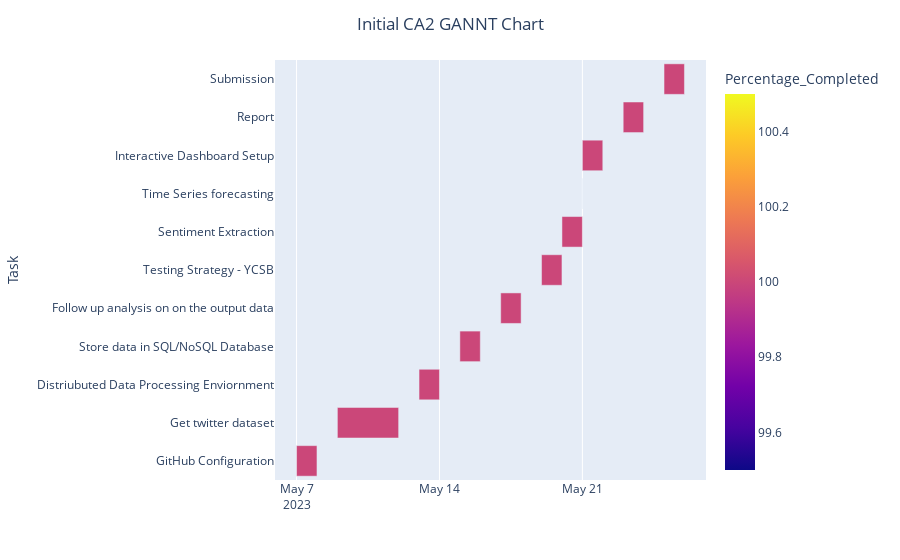

The code cell stored with this chart in its notebook:
### Markdown cell above
This Project follows the CRISP-DM Project Management Principles.
In order to demonstarate this a GANNT chart using Plotly's express libary (px)

This initial chart will be compared to a completed one at the end of the project

### Code cell
CA2_Gantt_Chart = pd.DataFrame([
    dict(Task="GitHub Configuration", Start='2023-05-07', Finish='2023-05-08', Percentage_Completed=100),
    dict(Task="Get twitter dataset", Start='2023-05-09', Finish='2023-05-12', Percentage_Completed=100),
    dict(Task="Distriubuted Data Processing Enviornment", Start='2023-05-13', Finish='2023-05-14',  Percentage_Completed=100),
    dict(Task="Store data in SQL/NoSQL Database", Start='2023-05-15', Finish='2023-05-16',Percentage_Completed=100),
    dict(Task="Follow up analysis on on the output data", Start='2023-05-17', Finish='2023-05-18', Percentage_Completed=100),
    dict(Task="Testing Strategy - YCSB", Start='2023-05-19', Finish='2023-05-20', Percentage_Completed=100),
    dict(Task="Sentiment Extraction", Start='2023-05-20', Finish='2023-05-21', Percentage_Completed=100),
    dict(Task="Time Series forecasting", Start='2023-05-21', Finish='2023-05-21', Percentage_Completed=100),
    dict(Task="Interactive Dashboard Setup", Start='2023-05-21', Finish='2023-05-22', Percentage_Completed=100),
    dict(Task="Report", Start='2023-05-23', Finish='2023-05-24', Percentage_Completed=100),
    dict(Task="Submission", Start='2023-05-25', Finish='2023-05-26',Percentage_Completed=100),
])

fig = px.timeline(CA2_Gantt_Chart, x_start="Start", x_end="Finish", y="Task", color="Percentage_Completed")
# Title was not centred so used the below to centre to title layout.
fig.update_layout(title_text=" Initial CA2 GANNT Chart", title_x=0.5)
fig.show()

### Figure 1 — Plotly figure (JSON) as saved in the notebook; plotly's stock layout.template omitted (floating-point values rounded to 4 significant figures)
{"data": [{"alignmentgroup": "True", "base": ["2023-05-07", "2023-05-09", "2023-05-13", "2023-05-15", "2023-05-17", "2023-05-19", "2023-05-20", "2023-05-21", "2023-05-21", "2023-05-23", "2023-05-25"], "hovertemplate": "Start=%{base}<br>Finish=%{x}<br>Task=%{y}<br>Percentage_Completed=%{marker.color}<extra></extra>", "legendgroup": "", "marker": {"color": [100, 100, 100, 100, 100, 100, 100, 100, 100, 100, 100], "coloraxis": "coloraxis"}, "name": "", "offsetgroup": "", "orientation": "h", "showlegend": false, "textposition": "auto", "type": "bar", "x": [86400000, 259200000, 86400000, 86400000, 86400000, 86400000, 86400000, 0, 86400000, 86400000, 86400000], "xaxis": "x", "y": ["GitHub Configuration", "Get twitter dataset", "Distriubuted Data Processing Enviornment", "Store data in SQL/NoSQL Database", "Follow up analysis on on the output data", "Testing Strategy - YCSB", "Sentiment Extraction", "Time Series forecasting", "Interactive Dashboard Setup", "Report", "Submission"], "yaxis": "y"}], "layout": {"barmode": "overlay", "coloraxis": {"colorbar": {"title": {"text": "Percentage_Completed"}}, "colorscale": [[0, "#0d0887"], [0.1111, "#46039f"], [0.2222, "#7201a8"], [0.3333, "#9c179e"], [0.4444, "#bd3786"], [0.5556, "#d8576b"], [0.6667, "#ed7953"], [0.7778, "#fb9f3a"], [0.8889, "#fdca26"], [1, "#f0f921"]]}, "legend": {"tracegroupgap": 0}, "margin": {"t": 60}, "title": {"text": " Initial CA2 GANNT Chart", "x": 0.5}, "xaxis": {"anchor": "y", "domain": [0, 1], "type": "date"}, "yaxis": {"anchor": "x", "domain": [0, 1], "title": {"text": "Task"}}}}
